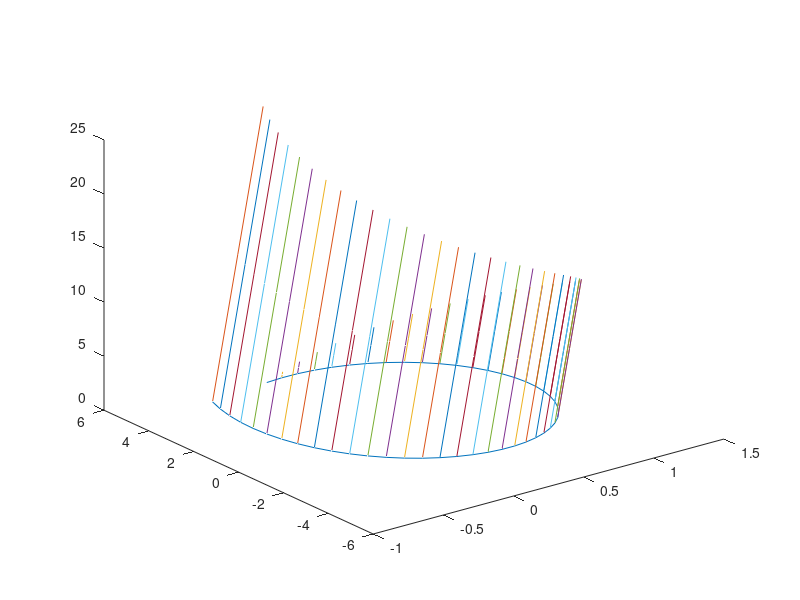

This chart was generated by the following MATLAB code:
clear, clc
x = linspace(-10,10,1000)'; % 
v = linspace(-pi,pi,1000); % вращение
y1 = 4 - x;
X1 = x*sin(v);
Y1 = y1*ones(size(v));
Z1 = x*cos(v);
surf(X1,Y1,Z1,'FaceAlpha',0.5);
shading flat
xlabel('X')
ylabel('Y')
zlabel('Z')
%%
clear, clc
u = [0,1,2]';
t = linspace(0,5,50);
r1x= sin(t);
r1y= 5*cos(t);
r1z= t;
r2x= 2*t;
r2y= 0.4*t;
r2z= 5+2*t;
ux= sin(t)+0.1*u.*t;%r1x + u*r2x
uy= 5*cos(t)+0.4*u.*t;
uz= t+2*u.*t;
plot3(r1x,r1y,r1z,ux,uy,uz);